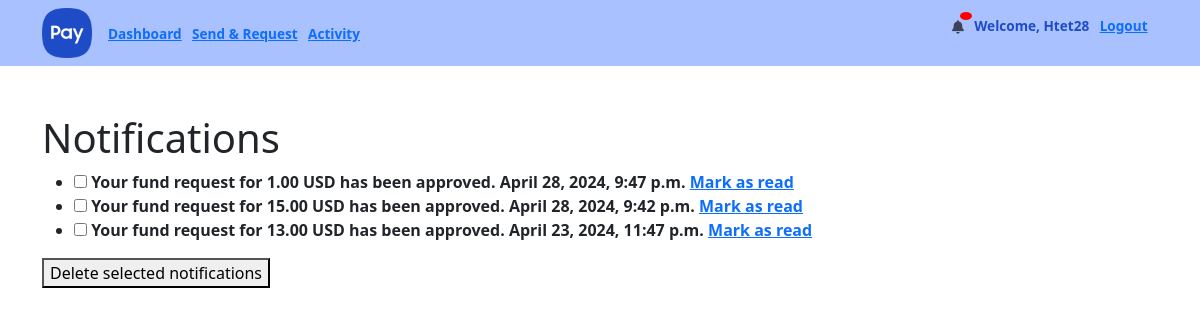
/webapps2024/notifications/notification_list/ (signed in), run on the app's committed database.
### notifications/models.py (models this page shows, shortened)
class Notification(models.Model):
    objects = None
    recipient = models.ForeignKey(User, on_delete=models.CASCADE)
    message = models.CharField(max_length=255)
    timestamp = models.DateTimeField(auto_now_add=True)
    is_read = models.BooleanField(default=False)
    class Meta:
        ordering = ['-timestamp']

### notifications/views.py (the view)
# urls.py: path("notification_list/", views.notification_list, name="notification_list"),
@login_required(login_url='login')
def notification_list(request):
    notifications = list(Notification.objects.filter(recipient=request.user).order_by('-timestamp'))
    context = {'notifications': notifications}
    return render(request, 'notifications/notification_list.html', context)

### templates/notifications/notification_list.html (shortened to what this page needs)
{% extends 'main/base.html' %}
{% block content %}
<h1>Notifications</h1>
{% if notifications %}
<form id="notification-form" method="post" action="{% url 'notifications:notification_delete_multiple' %}">
    <ul>
        {% for notification in notifications %}
        <li{% if not notification.is_read %} class="unread"{% endif %}>
        <input type="checkbox" name="selected_notifications" value="{{ notification.id }}" id="checkbox_{{ notification.id }}">
        <label for="checkbox_{{ notification.id }}">
            <strong>{{ notification.message }}</strong>
            <span class="timestamp">{{ notification.timestamp }}</span>
        </label>
        {% if not notification.is_read %}
        <a href="{% url 'notifications:notification_mark_read' notification.pk %}">Mark as read</a>
        {% else %}
        <span class="read">Read</span>
        {% endif %}
        </li>
        {% endfor %}
    </ul>
    <button type="submit">Delete selected notifications</button>
</form>
{% else %}
<p>No notifications.</p>
{% endif %}
{% endblock %}

### templates/main/base.html (shortened to what this page needs)
{% load crispy_forms_tags %}
{% load static %}
{% load mathfilters %}
<!DOCTYPE html>
<html lang="en">
<head>
    <link href="https://cdn.jsdelivr.net/npm/bootstrap@5.3.3/dist/css/bootstrap.min.css" rel="stylesheet"
>
    <link rel="stylesheet" href="https://cdnjs.cloudflare.com/ajax/libs/font-awesome/6.5.2/css/all.min.css"
/>
    <link rel="stylesheet" type="text/css" href="{% static '/css/main.css' %}">
</head>
<nav class="navbar navbar-expand-lg navbar-light" style="background-color: #7ea1ffa8;">
    <div class="container">
        <a href="#" class="navbar-brand mb-0 mr-3 h1">
            <img alt="logo" src="{% static 'logo.png' %}" width="50" height="50"/>
        </a>
        <div class="collapse navbar-collapse justify-content-between" id="navbarText">
            <ul class="navbar-nav">
                {% if user.is_authenticated %}
                <li class="nav-item">
                    <a href="{% url 'dashboard' %}">Dashboard</a>
                </li>
                <li class="nav-item">
                    <a href="{% url 'send&request' %}">Send & Request</a>
                </li>
                <li class="nav-item">
                    <a href="{% url 'transactionlog' %}">Activity</a>
                </li>
            </ul>
            <ul>
                <ul class="navbar-nav ms-auto">
                    <li class="nav-item">
                        <a href="{% url 'notifications:notification_list' %}" class="nav-link setting-icon position-relative">
                            <i class="fa-solid fa-bell"></i>
                            <span class="notification-badge">{{ new_notification_count }}</span>
                        </a>
                    </li>
                    <li class="nav-item"><a>Welcome, {{ user.username }}</a></li>
                    <li class="nav-item">
                        <a href="{% url 'logout' %}">Logout</a>
                    </li>
                </ul>
                {% endif %}
            </ul>
        </div>
    </div>
</nav>
<body>
<div class="container py-5" style="padding-top: 80px;">
    {% block content %}
    {% endblock %}
</div>
</body>
</html>

### static/css/main.css (style rules this page uses)
:root { --bs-primary-color: #0c2340; }
.navbar { color: #1e4bc6; padding: 0.2rem 0; }
.navbar-nav li a { font-weight: bold; font-size: 0.85rem; margin-right: 0.65rem; }
.unread { font-weight: bold; }
.setting-icon { padding: 0 !important; margin-top: 4px; }
.notification-badge { position: absolute; top: -5px; right: -8px; background-color: red; color: white; border-radius: 50%; padding: 4px 6px; font-size: 12px; }

### data on the page
Notification: message "Your fund request for 1.00 USD has been approved.", timestamp "April 28, 2024, 9:47 p.m.", is_read "Mark as read"
Notification: message "Your fund request for 15.00 USD has been approved.", timestamp "April 28, 2024, 9:42 p.m.", is_read "Mark as read"
Notification: message "Your fund request for 13.00 USD has been approved.", timestamp "April 23, 2024, 11:47 p.m.", is_read "Mark as read"

### other printed values
{{ user.username }} "Htet28"
